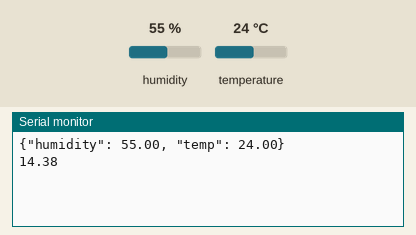
The sketch below on a simulated ESP8266 (NodeMCU). On the bench: the last lines printed to the serial monitor. Inputs (shaded band) come from the test bench; at power-on: humidity 55 %, temperature 24 °C.

Above: at 1.2 s.
1.3 s: humidity set to 22 %
At 2.6 s:
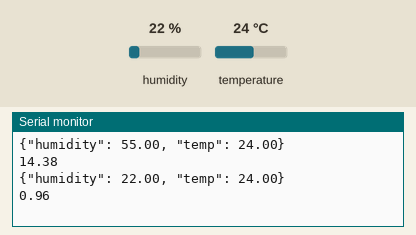
2.8 s: temperature set to 12 °C
At 4.2 s:
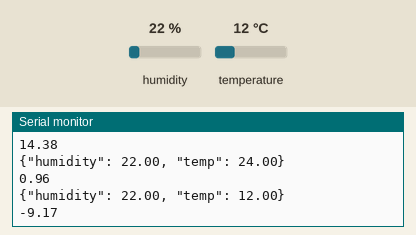
4.3 s: humidity set to 40 %
At 6.4 s:
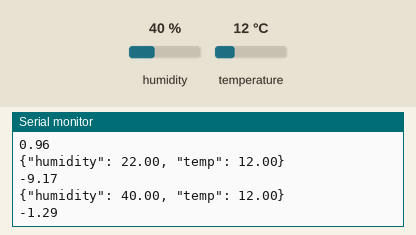
Timing chart, 0 to 7.9 s (numbered marks = the images above; inputs shaded):
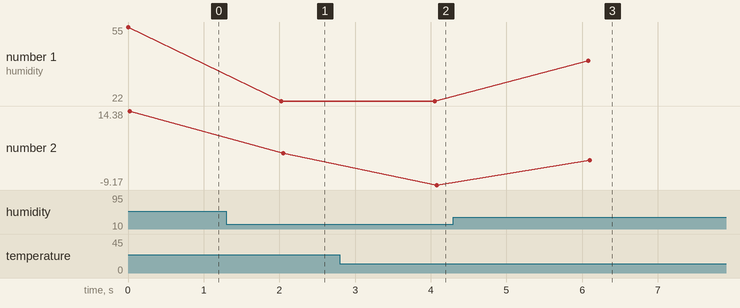

Measured:
- after the input at 1.3 s, the serial monitor: prints a new line after 0.73 s (image 1)
- after the input at 2.8 s, the serial monitor: prints a new line after 1.3 s (image 2)
- after the input at 4.3 s, the serial monitor: prints a new line after 1.8 s (image 3)
- plotted number 1: 55 → 22 after the input at 1.3 s, 22 → 40 after the input at 4.3 s
- plotted number 2: 14.38 → 0.96 after the input at 1.3 s, 0.96 → -9.17 after the input at 2.8 s, -9.17 → -1.29 after the input at 4.3 s

The sketch:

Point_de_rosee.ino
```cpp
#include <DHTesp.h>
DHTesp dht;


void setup() {
  Serial.begin(115200);
  dht.setup(D8, DHTesp::DHT11);
}

void loop() {
  Serial.print("{\"humidity\": ");
  Serial.print(dht.getHumidity());
  Serial.print(", \"temp\": ");
  Serial.print(dht.getTemperature());
  Serial.print("}\n");
  double val = (pow((dht.getHumidity()/100),0.125))*(112+(0.9*dht.getTemperature()))+(0.1*dht.getTemperature())-112;
  Serial.println (String(val));
  delay (2000);
}
```
